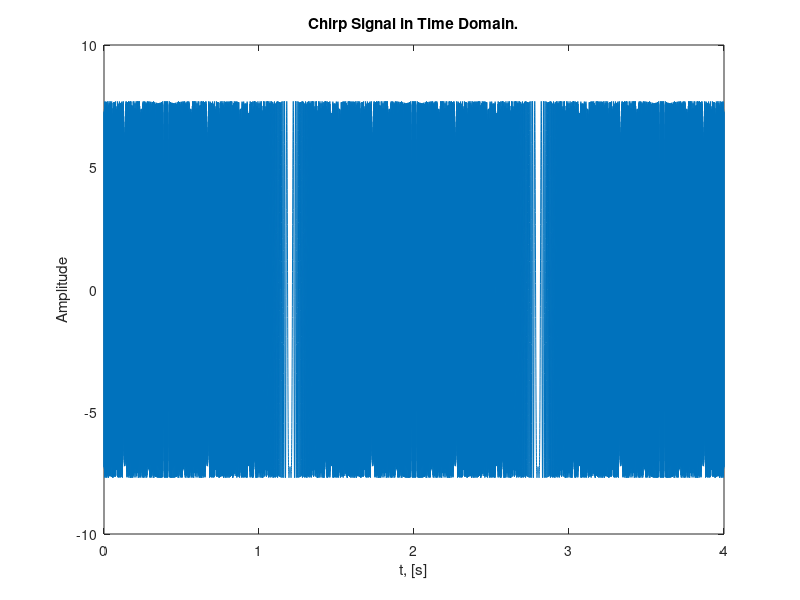

The MATLAB source for this figure: (Note: this script raises an error after producing the figure.)
% ========================================================================== 
% ECE 5530/ ECE 6530 Digital Signal Processing, ECE Dep., The University of Utah 
% Group Project
% Team: Kyle G. Gayliyev, Skylar Stockham, Eddie Franco
% ========================================================================== 
close all;
clear;

%% Spectrograms: Harmonic Lines & Chirp Aliasing : Lab S8 Exercise.
%%  There are 2 Lab Exercises : 2.1 Spectrogram for a Chirp that Aliases 
%%  and 2.2 Spectrogram of Periodic Signal
%% Overvew
% The objective of this lab is to study further the spectral content of 
% signals analyzed via the spectrogram. There are several specific steps 
% that will be considered in this lab: 
%
% 1. Synthesize a linear-FM chirp with a MATLAB M-file, and display its 
% spectrogram. Choose the chrip parameters so that aliasing will happen. 
% 
% 2. Synthesize a periodic triangle wave with a MATLAB M-file, and display 
% its spectrogram. Relate the harmonic line spectrum to the fundamental 
% period of the triangle wave. 3. Compare spectrograms using different 
% scales for amplitude: decibels (dB) for amplitude versus linear amplitude. 
% 
% 4. Examine details of the harmonic lines in the dB spectrogram of the 
% triangle wave. 
% 
% 5. Spectrogram: make a spectrogram of your voice signal, and relate the 
% harmonic line spectrum to your previous measurement of pitch period.

% We'll learn more about the connection between the time-domain definition 
% of the signal and its frequency-domain content.

 %% 2.1 Spectrogram for a Chirp that Aliases
% TASK: Use the code provided in the pre-Lab section as a starting point 
% in order to write a MATLAB script or function that will synthesize 
% a “chirp” signal. Then use that M-file in this section.

% a) What happens when we make a signal that “chirps” up to a very high 
% frequency, and the instantaneous frequency goes past half the sampling 
% rate? 
% Generate a chirp signal that starts at 1000 Hz when t=0 s, and 
% chirps up to 11,000 Hz, at t= 4 s. Use fs= 4000 Hz. 
% Determine the parameters needed in (1).

fs = 4000; % -Number of time samples per second
dt = 1/fs; %time domain conversion
tStart = 0;  % in sec
tStop = 4; % in sec
tt = tStart:dt:tStop; % total duration with sampling intervals

f1 = 1000; % [Hz], also fzero =f1 since t=0sec.
f2= 11000; % [Hz]

fzero=f1;

% Calculate slope parameter (mu)
mu = (f2-f1)/(2*(tStop-tStart));

phi = 2*pi*rand; %-- random phase

psi=2*pi*mu.*(tt.^2)+2*pi*fzero.*tt+phi; % chirp signal equation
chirp_signal = real( 7.7*exp(1i*psi) );
% soundsc( chirp_signal, fs ); %-- uncomment to hear the sound

figure('Name','Chirp Signal in Time Domain.');
clf;
plot(tt,chirp_signal); title('Chirp Signal in Time Domain.');
xlabel('t, [s]');
ylabel('Amplitude');

% Plot the spectrogram of the chirp signal
figure('Name','Spectrogram Of The Chirp Signal.');
clf;
spectrogram(chirp_signal, 256, 250, 256, fs, 'yaxis');
title('Spectrogram of the Chirp Signal');
xlabel('Time (s)');
ylabel('Frequency (kHz)');
colorbar;

% When a signal "chirps" up to a very high frequency, and the instantaneous 
% frequency goes past half the sampling rate it means the signal's 
% frequency gradually increases over time, reaching a significantly higher 
% frequency at the end of the chirp; if the final frequency exceeds half 
% the sampling rate of the system recording it, the signal will experience 
% aliasing, meaning the high frequencies will be misinterpreted as lower 
% frequencies due to the limitations of digital sampling, distorting the 
% signal's representation in the recorded data.

% Aliasing is a phenomenon where high-frequency components appear as lower 
% frequencies. In the spectrogram,  you will notice that once the chirp 
% frequency exceeds 2000Hz, it folds back into the frequency range below  
% 2000Hz, creating mirrored frequency components.This results in distortion 
% because the true frequency of the signal is not correctly represented in 
% the sampled signal.


% (b) Generate the chirp signal in MATLAB and make a spectrogram with a 
% short section length, LSECT, to verify that you have the correct starting 
% and ending frequencies.2 For your chosen LSECT, determine the section 
% duration TSECT in secs

% Spectrogram parameters
LSECT = 128;  % Section length (number of samples per segment)
overlap = LSECT - 10;  % Overlap of sections, chosen to provide smoother transitions
nfft = 256;  % Number of FFT points

% Plot the spectrogram of the chirp signal
figure('Name','Spectrogram of the Chirp Signal with Short Section Length.');
clf;
spectrogram(chirp_signal, LSECT, overlap, nfft, fs, 'yaxis');
title('Spectrogram of the Chirp Signal with Short Section Length');
xlabel('Time (s)');
ylabel('Frequency (kHz)');
colorbar;

% Calculate section duration (TSECT) in seconds
TSECT = LSECT / fs;
disp(['Section duration TSECT: ', num2str(TSECT), ' seconds']);

% (c) Explain why the instantaneous frequency seen in the spectrogram is 
% goes up and down between zero and fs=2, i.e., it does not chirp up to 
% 11,000Hz. 
% There are two effects that should be accounted for in your explanation. 
% Note: If possible listen to the signal to verify that the spectrogram is 
% faithfully representing the audio signal that you hear.

% Effect #1: Aliasing Effect
% The sampling frequency is 4000 Hz, which means the Nyquist frequency 
% is: 2000 Hz.
% When the instantaneous frequency of the chirp exceeds the Nyquist 
% frequency, aliasing occurs.
% Aliasing is the phenomenon where high frequencies are misrepresented as 
% lower frequencies 
% when sampled at a rate that is insufficient to capture them accurately.
% In the case of this chirp signal: As the frequency of the chirp exceeds 
% 2000Hz, 
% it is folded back into the lower frequency range (below the Nyquist 
% frequency).
% This folding effect causes the frequency to appear to go down once it 
% exceeds 2000Hz, 
% resulting in the up and down pattern seen in the spectrogram.
% This behavior is consistent with the aliasing theorem, which states 
% that frequencies above 
% the Nyquist limit appear at incorrect, lower frequencies in the sampled 
% signal.

% Effect #2:. Periodic Nature of Frequency Representation in the Spectrogram
% The Discrete Fourier Transform (DFT), which is used in calculating the 
% spectrogram, treats frequency content as periodic.
% The frequency axis is considered to be periodic, with the range extending 
% from 0 to f_s
% but practically folding at f_s/2.
% Frequencies between 0 and f s/2 are represented correctly.
% Frequencies beyond f_s/2 (up to f_s) are aliased and appear as if they 
% are in the range 0 to f s/2.
% This periodic folding creates a mirror effect in the spectrogram.
% Therefore, the instantaneous frequency appears to go back down after 
% reaching f s/2. 
% This is a direct result of how the DFT operates and how the spectrogram 
% interprets frequencies beyond the Nyquist frequenc

%% 2.2 Spectrogram of Periodic Signal
% A periodic signal is known to have a Fourier Series, which is usually 
% described as a harmonic line spectrum because the only frequencies 
% present in the spectrum are integer multiples of the fundamental 
% frequency. With the spectrogram, it is easy to exhibit this harmonic 
% line characteristic.
    %% 2.2.1 Spectrogram of Periodic Triangle Wave
% (a) Write a simple MATLAB script that will generate a periodic triangle 
% wave once the period is given. The DClevel of the triangle wave should 
% be zero, and the peak amplitude should be equal to 0.5. Here is a MATLAB
% one-liner that can form the basis of this script: tt_=0:(1/f_s):t_Stop;
% qq=rem(tt_,T);xx=Amp*(abs(qq-(0.5*T))-0.25*T); The values of f_s, t_Stop, 
% T, Amp will have to be determined.

% Parameters for the triangle wave
f_s = 1000;        % Sampling frequency in Hz
t_Stop = 1;        % Duration of the signal in seconds
T = 0.2;          % Period of the triangle wave in seconds
Amp = 2;          % Amplitude scaling factor to achieve peak amplitude of 0.5

% Generate the time vector
tt_ = 0:(1/f_s):t_Stop;  % Time vector from 0 to t_Stop with step size 1/f_s

% Generate the triangle wave using the provided one-liner
qq = rem(tt_, T);  % Folding time into the period T (creates sawtooth shape)
xx = Amp * (abs(qq - (0.5 * T)) - 0.25 * T);  % Create the triangle wave

% Plot the triangle wave in the time domain
figure('Name','Triangle Wave in Time Domain.');
clf;
plot(tt_, xx, 'b', 'LineWidth', 1.5);
title('Triangle Wave in Time Domain');
xlabel('Time (s)');
ylabel('Amplitude');
grid on;

% (b) Generate a triangle wave with a period of 10msec, using a sampling 
% rate of f_s D 10000Hz. The duration should be 3secs. Then make a plot 
% of a short section of the signal consisting of 3–5 periods to verify that 
% you have the correct time waveform.

% Parameters for the triangle wave
f_s1 = 10000;       % Sampling frequency in Hz
t_Stop1 = 3;        % Duration of the signal in seconds
T_1 = 0.01;         % Period of the triangle wave in seconds (10 ms)
Amp_1 = 1;          % Amplitude scaling factor for peak amplitude of 1

% Generate the time vector
tt_1 = 0:(1/f_s1):t_Stop1;  
% Time vector from 0 to t_Stop1 with step size 1/f_s1

% Generate the triangle wave using the given one-liner
qq_ = rem(tt_1, T_1);  % Folding time into the period T_1 (creates sawtooth shape)
xx_ = Amp_1 * (abs(qq_ - (0.5 * T_1)) - 0.25 * T_1);  % Create the triangle wave

% Plot the entire triangle wave in the time domain
figure('Name','Triangle Wave in Time Domain.');
clf;
plot(tt_1, xx_, 'b', 'LineWidth', 1);
title('Triangle Wave in Time Domain');
xlabel('Time (s)');
ylabel('Amplitude');
grid on;
xlim([0 t_Stop1]);
ylim([-0.003 0.003]);

% Plot a short section of the triangle wave consisting of 3-5 periods
period_count = 5;  % Number of periods to plot (3-5 periods)
time_window = period_count * T_1;  % Time window to cover 5 periods

% Find the indices to plot
indices_to_plot = find(tt_1 <= time_window);

% Plot the short section
figure('Name','Short Section of the Triangle Wave (3-5 Periods).');
clf;
plot(tt_1(indices_to_plot), xx_(indices_to_plot), 'r', 'LineWidth', 1.5);
title('Short Section of the Triangle Wave (3-5 Periods)');
xlabel('Time (s)');
ylabel('Amplitude');
grid on;
xlim([0 time_window]);
ylim([-0.003 0.003]);


% (c) Make a spectrogram with a long section duration.
% It is important to pick a section duration that is equal to an integer 
% number of periods of the periodic triangular waveform created in the 
% previous part. Define T_SECT to get exactly 5 periods, and then determine 
% the section length LSECT (an integer) to be used in plotspec.

% Define section duration for spectrogram
T_SECT = 5 * T_1;  % Section duration for exactly 5 periods
L_SECT = T_SECT * f_s1;  % Section length in terms of samples

% Plot the spectrogram of the triangle wave with long section duration
figure('Name','Spectrogram of the Periodic Triangle Wave (Long Section Duration).');
clf;
spectrogram(xx_, L_SECT, L_SECT/2, L_SECT, f_s1, 'yaxis');
title('Spectrogram of the Periodic Triangle Wave (Long Section Duration)');
xlabel('Time (s)');
ylabel('Frequency (kHz)');
colorbar;

% (d) You should expect to see a “harmonic line spectrum” in the 
% spectrogram. Since frequency is along the vertical axis,the harmonic 
% lines will appear as horizontal lines in the spectrogram. Make a list of 
% all the harmonic frequencies that you can see in the spectrogram.

harmonic_frequencies = [100, 300, 500, 700, 900, 1100, 1300, 1500, 1700, ... 
    1900, 2100, 2300, 2500, 2700, 2900, 3100, 3300, 3500, 3700, 3900, ...
                        4100, 4300, 4500, 4700, 4900];


% (e) Determine the fundamental frequency for the harmonic lines.

% Given period of the triangle wave (in seconds)
T_2 = 0.01;  % Period in seconds (10 ms)

% Calculate the fundamental frequency
f0 = 1 / T_2;

% Display the fundamental frequency
disp(['The fundamental frequency is: ', num2str(f0), ' Hz']);

% (f) Measure the amplitudes of the first and third harmonic lines by using
% MATLAB’s Data Cursor after zooming in on those parts of the spectrogram image. 
% Record the values for the amplitudes and compute the ratio.
% Example power values from Data Cursor (in dB)
P1_dB = -71.23;  % Power of the first harmonic in dB
P3_dB = -90.29;  % Power of the third harmonic in dB

% Convert power values to linear amplitudes
A1_linear = 10^(P1_dB / 20);
A3_linear = 10^(P3_dB / 20);

% Calculate the ratio of the third harmonic amplitude to the first harmonic amplitude
ratio = A3_linear / A1_linear;

% Display the ratio
disp(['The ratio of the amplitude of the third harmonic to the first harmonic is: ', num2str(ratio)]);
    
    %% 2.2.2 Decibels (dB): Seeing Small Values in the Spectrogram
% Where did all the harmonics go?
% The answer is that the higher harmonics have amplitudes that are too 
% small to be seen in a spectrogram that displays values with a linear 
% amplitude. Instead, a logarithmic amplitude scale is needed.

% TASK : Answer the following questions about decibels:

% a) In the language of dB, a factor of two is “6 dB.” In other words, 
% if B2 is 6 dB bigger than B1, then it is twice as big (approximately). 
% Explain why this statement is true.

% Answer: In the language of dB, a factor of two corresponds to an 
% increase of 6 dB. In other words, if B2 is 6 dB larger than B1, then  B2
% is approximately twice as large as B1.
% The relationship between a value in linear scale and decibels is 
% given by: 
% Power in dB = 20log10(B2/B1).
% To understand why 6 dB corresponds to a factor of two, let’s substitute 
% and evaluate this expression.
% Linear to dB Conversion: Given that the relationship between two values 
% B1 and B2 in terms of dB is:
% 20log10(B2/B1) =6dB. Solving for the Ratio, we get:
% B2/B1=~2.
% This means that an increase of 6 dB corresponds to a value that is twice 
% as large in linear terms.

% (b) Determine the dB difference between a1 and a3. In other words, a3 is 
% how many dB below a1. Furthermore, explain why the dB difference depends 
% only on the k indices.

% Given Fourier coefficients formula for a triangle wave
k1 = 1;  % First harmonic index
k3 = 3;  % Third harmonic index

% Calculate a1 and a3 using the given formula
a1 = -2 / (pi^2 * k1^2);
a3 = -2 / (pi^2 * k3^2);

% Calculate the ratio in linear terms
ratio_linear = abs(a1) / abs(a3);

% Calculate the dB difference
dB_difference = 20 * log10(ratio_linear);

% Display the result
disp(['The dB difference between a1 and a3 is: ', num2str(dB_difference), ' dB']);

% The dB difference depends only on the k indices because the amplitude of 
% each harmonic a_k is inversely proportional to the square of k
% This means that the amplitude decreases as  k increases, and this 
% relationship is governed by k2. Therefore, when taking the ratio of 
% two coefficients a_1 and a_3
% Since this ratio depends purely on the squares of the indices, 
% the resulting dB difference also depends only on these indices. 
% This is why the dB difference between a_1 and a_3 depends only on the 
% values of k and not on the specific waveform amplitude values.

% (c) Determine (in dB) how far a15 is below a1 for the periodic triangular 
% wave.

% Given Fourier coefficients formula for a triangle wave
k1 = 1;  % First harmonic index
k15 = 15;  % Fifteenth harmonic index

% Calculate a1 and a15 using the given formula
a1 = -2 / (pi^2 * k1^2);
a15 = -2 / (pi^2 * k15^2);

% Calculate the ratio in linear terms
ratio_linear = abs(a1) / abs(a15);

% Calculate the dB difference
dB_difference = 20 * log10(ratio_linear);
% This confirms that a_15 is approximately 43.52 dB below a_1 for the 
% periodic triangular wave.

% Display the result
disp(['The dB difference between a1 and a15 is: ', num2str(dB_difference), ' dB']);

%% 

%% 2.2.3 Spectrogram in dB

% A variation of the SP-First function plotspec has been written to 
% incorporate the dB amplitude scale. This new function is called 
% plotspecDB, and its calling template is shown below.


% a) Create a “dB-Spectrogram” for the 10-msec periodic triangular wave 
% generated in Sect. 2.2.1. Use a dBrange equal to 80 dB. Notice that 
% many more spectrum lines are now visible. List the frequencies of all 
% the harmonic spectrum lines, or give a general formula.

% Solution:
% From section 2.2.1.b and c, we get the following data:

% % Parameters for the triangle wave
% f_s1 = 10000;       % Sampling frequency in Hz
% t_Stop1 = 3;        % Duration of the signal in seconds
% T_1 = 0.01;         % Period of the triangle wave in seconds (10 ms)
% Amp_1 = 1;          % Amplitude scaling factor for peak amplitude of 1
% 
% % Generate the time vector
% tt_1 = 0:(1/f_s1):t_Stop1;  
% % Time vector from 0 to t_Stop1 with step size 1/f_s1
% 
% % Generate the triangle wave using the given one-liner
% qq_ = rem(tt_1, T_1);  % Folding time into the period T_1 (creates sawtooth shape)
% xx_ = Amp_1 * (abs(qq_ - (0.5 * T_1)) - 0.25 * T_1);  % Create the triangle wave
% 
% 
% % Define section duration for spectrogram
% T_SECT_ = 5 * T_1;  % Section duration for exactly 5 periods
% L_SECT_ = T_SECT_ * f_s1;  % Section length in terms of samples
f_s = 1000;        % Sampling frequency in Hz
t_Stop = 1;        % Duration of the signal in seconds
T3 = 0.01;          % Period of the triangle wave in seconds
Amp = 2;          % Amplitude scaling factor to achieve peak amplitude of 0.5

% Generate the time vector
tt_2 = 0:(1/f_s):t_Stop;  % Time vector from 0 to t_Stop with step size 1/f_s

% Generate the triangle wave using the provided one-liner
qq2 = rem(tt_2, T3);  % Folding time into the period T (creates sawtooth shape)
xx3 = Amp * (abs(qq2 - (0.5 * T)) - 0.25 * T);  % Create the triangle wave

DBrange = 80; % given value

figure("Name","Triangle Wave Spectrogram 2.2.3.a");
title("10-msec periodic Triangle Wave Spectrogram")

% plotspecDB(xx_1, f_s2, L_SECT1, DBrange), colorbar, grid on %-- with negative frequencies

spectrogram(xx3,'power','yaxis');

% From the plot, we determined the frequencies of all the harmonic spectrum 
% lines readings as :
% .02 = 100 Hz ; .06 = 300 Hz ; .1 = 500 Hz ; .14 = 700 Hz ; .18 = 900 Hz 
% .22 = 1100 Hz ; .26 = 1300 Hz ; .30 = 1500 Hz ; .34 = 1700 Hz 
% .38 = 1900 Hz ; .42 = 2100 Hz ; .46 = 2300 Hz ; .50 = 2500 Hz 
% .54 = 2700 Hz ; .58 = 2900 Hz ; .62 = 3100 Hz ; .66 = 3300 Hz 
% .70 = 3500 Hz ; .74 = 3700 Hz ; .78 = 3900 Hz ; .82 = 4100 Hz 
% .86 = 4300 Hz ; .90 = 4500 Hz ; .94 = 4700 Hz ; .98 = 4900 Hz


% b) Generate a second triangle wave by changing the period to 20 msec. 
% Then make the dB-Spectrogram of this 20-msec triangle wave, being careful 
% to select the section duration as an integer number of periods. 
% From the spectrogram, determine the fundamental frequency and also the 
% frequency of the highest harmonic line. Also, determine the harmonic 
% number for the highest frequency, e.g., the 17th or 31st, etc.

%Solution:
% Parameters for the triangle wave
f_s = 1000;        % Sampling frequency in Hz
t_Stop = 1;        % Duration of the signal in seconds
T2 = 0.02;          % Period of the triangle wave in seconds
Amp = 2;          % Amplitude scaling factor to achieve peak amplitude of 0.5

% Generate the time vector
tt_2 = 0:(1/f_s):t_Stop;  % Time vector from 0 to t_Stop with step size 1/f_s

% Generate the triangle wave using the provided one-liner
qq2 = rem(tt_2, T2);  % Folding time into the period T (creates sawtooth shape)
xx2 = Amp * (abs(qq2 - (0.5 * T)) - 0.25 * T);  % Create the triangle wave

T_SECT_2 = 5 * T_1;  % Section duration for exactly 5 periods
L_SECT_2 = T_SECT_2 * f_s1;  % Section length in terms of samples
% Plot the triangle wave in the time domain
figure('Name','20 msec period Triangle Wave in Time Domain.');
clf;
plot(tt_2, xx2, 'b', 'LineWidth', 1.5);
title('Triangle Wave in Time Domain');
xlabel('Time (s)');
ylabel('Amplitude');
grid on;


DBrange = 80; % given value

figure("Name","Triangle Wave Spectrogram 2.2.3.b");
title("20-msec periodic Triangle Wave Spectrogram")

%plotspecDB(xx2, f_s, 4, 80), colorbar, grid on %-- with negative frequencies

spectrogram(xx2,'power','yaxis');


% c) For the 20-msec triangle wave, measure the amplitudes (in dB) of the 
% first and third harmonic lines by using MATLAB’s Data Cursor after 
% zooming in on those parts of the spectrogram image. Compare the dB 
% difference to the ratio obtained in Section 2.2.1, part (f).

%Solution:

P1_dB2 = -24.25;  % Power of the first harmonic in dB
P3_dB2 = -47.6;  % Power of the third harmonic in dB

% Convert power values to linear amplitudes
A1_linear2 = 10^(P1_dB2 / 20);
A3_linear2 = 10^(P3_dB2 / 20);

% Calculate the ratio of the third harmonic amplitude to the first harmonic amplitude
ratio2 = A3_linear2 / A1_linear2;

% Display the ratio
disp(['for the second ratio, the ratio of the amplitude of the third harmonic to the first harmonic is: ', num2str(ratio2)]);

% d) Change the period to 4 msec and make another dB-Spectrogram. 
% Be careful to select the section duration as an integer number of periods. 
% This period is shorter but the frequency separation of the harmonic lines 
% is greater. Notice that this inverse relationship was also true when 
% comparing the 20 msec case to the 10 msec case.

%Solution: 


f_s = 1000;        % Sampling frequency in Hz
t_Stop = 1;        % Duration of the signal in seconds
T4 = 0.004;          % Period of the triangle wave in seconds
Amp = 2;          % Amplitude scaling factor to achieve peak amplitude of 0.5

% Generate the time vector
tt_4 = 0:(1/f_s):t_Stop;  % Time vector from 0 to t_Stop with step size 1/f_s

% Generate the triangle wave using the provided one-liner
qq4 = rem(tt_4, T4);  % Folding time into the period T (creates sawtooth shape)
xx4 = Amp * (abs(qq4 - (0.5 * T)) - 0.25 * T);  % Create the triangle wave



DBrange = 80; % given value

figure("Name","Triangle Wave Spectrogram 2.2.3.b");
title("20-msec periodic Triangle Wave Spectrogram")

%plotspecDB(xx2, f_s, 4, 80), colorbar, grid on %-- with negative frequencies

spectrogram(xx4,'power','yaxis');









function him = plotspecDB(xx,fsamp,Lsect,DBrange)
%PLOTSPECDB plot a Spectrogram as an image
% (display magnitude in decibels)
% usage: him = plotspec(xx,fsamp,Lsect,DBrange)
% him = handle to the image object
% xx = input signal
% fsamp = sampling rate
% Lsect = section length (integer, power of 2 is a good choice)
% amount of data to Fourier analyze at one time
% DBrange = defines the minimum dB value; max is always 0 dB
 
% Spectrogram Calculation
window = hamming(Lsect); % Window function
overlap = Lsect/2; % Overlap factor
[S, F, T] = spectrogram(xx, window, overlap, Lsect, fsamp);

% Magnitude Spectrogram to dB Conversion
 SdB = 10 * log10(abs(S));

% dB Range Adjustment
SdB = max(SdB, DBrange);

% Plot the spectrogram
 him = imagesc(T, F, SdB);
 set(gca, 'YDir', 'normal');
 colormap(jet);
 colorbar;

 % Axis Label Setting
xlabel('time, [s]');
ylabel('Frequency, [Hz]');
title('dB-Spectrogram');
end
